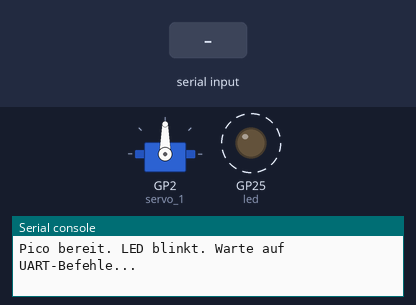
Bench run of a program on a simulated Raspberry Pi Pico running MicroPython. Parts: servo, output pins drawn as LEDs (lit = HIGH), the last lines printed to the serial console. Dashed ring = blinking. Inputs (shaded band) come from the test bench. Files the program writes start out absent; servo angles are drawn from the pulse width (0.5 ms = 0°, 2.5 ms = 180°); files that are not in the repository are absent.

Above: at 1.2 s.
1.3 s: "ServoLinksDrehen_1\n" received over the second serial link
At 4.0 s:
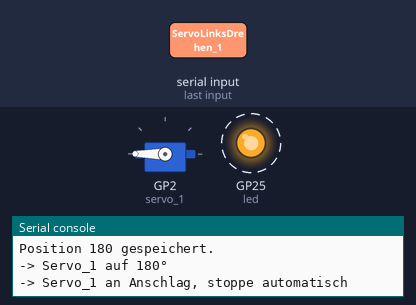
4.3 s: "ServoRechtsDrehen_1\n" received over the second serial link
At 4.69 s:
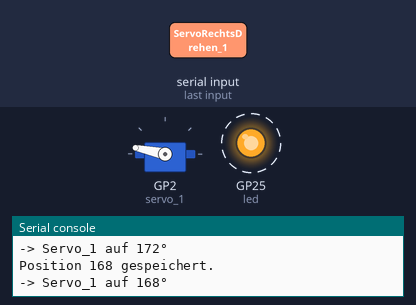
7.3 s: "ServoStopp_1\n" received over the second serial link
At 9.2 s:
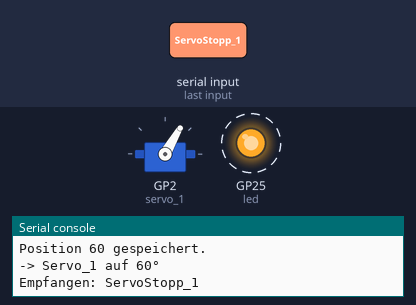
10.3 s: "ServoRechtsDrehen_1\n" received over the second serial link
At 12.4 s:
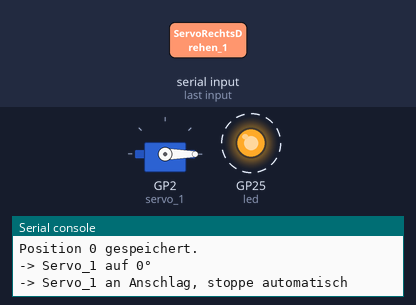
13.3 s: "Grundstellungsfahrt\n" received over the second serial link
At 14.26 s:
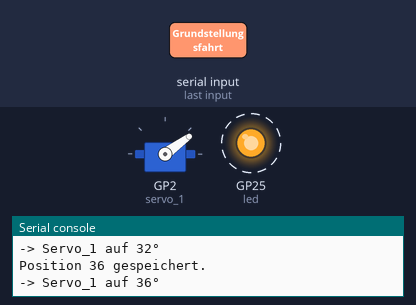
Timing chart, 0 to 17.3 s (numbered marks = the images above; inputs shaded):
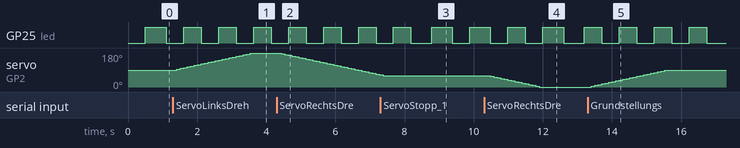

Measured:
- after the input at 1.3 s, servo on GP2 (servo_1): moves from 90° to 180° over 2.2 s, starting after 0.11 s
- after the input at 4.3 s, servo on GP2 (servo_1): moves from 180° to 64° over 2.8 s, starting after 0.14 s
- after the input at 7.3 s, servo on GP2 (servo_1): goes on until 7.4 s, then stays 60°
- after the input at 10.3 s, servo on GP2 (servo_1): moves from 60° to 0° over 1.4 s, starting after 0.18 s
- after the input at 13.3 s, servo on GP2 (servo_1): moves from 0° to 90° over 2.2 s, starting after 0.11 s
- by itself, GP25 (led): alternates HIGH for 0.51 s and LOW for 0.51 s

The program:

PICO_main.py
```python
###################################################################
#---File-Informationen--------------------------------------------#
###################################################################
# File Name: Pico_Servosteuerung.py
# Projekt: Mechatronisches Projekt
# Gruppe: Johann Spielvogel, Tim Richer, Jennifer Gastgeb, Pascal Roskamp
# Semester: 6
# Hochschule Esslingen


#####################################################
#---Allgemeines-------------------------------------#
#####################################################

#----------------------------------------------Aenderungsverzeichnis-------------------------------------------------------------
#                          Aenderung                                                  //   Datum          //      Name
# Erstellung des Skripts                                                              // 05.04.2025       // Johann Spielvogel
# Erweiterung um Servo_2 und Servo_3                                                  // 10.04.2025       // Johann Spielvogel
# Anpassung der MQTT Nachrichten                                                      // 13.04.2025       // Johann Spielvogel
# Erweiterung eines Puffers für UART-Nachrichten                                      // 23.04.2025       // Johann Spielvogel
# Speichern der letzten Position ein einzelnen Text-Files                             // 23.04.2025       // Johann Spielvogel
# Kommunikation ueber Gamepad erweitert                                               // 24.04.2025       // Johann Spielvogel
#
#
#
#


#########################################################################
#---Import--------------------------------------------------------------#
#########################################################################
from machine import UART, Pin, PWM
import time


#####################################################
#---UART Deklaration--------------------------------#
#####################################################
# UART0: RX = GP1 (Empfang)
uart = UART(0, baudrate=9600, tx=Pin(0), rx=Pin(1))


#####################################################
#---Servo Konfiguration-----------------------------#
#####################################################
#Servo_1---------------------------------------------
servo_1 = PWM(Pin(2))
servo_1.freq(50)

#Servo_2---------------------------------------------
#servo_2 = PWM(Pin(XXX))
#servo_2.freq(50)

#Servo_3---------------------------------------------
#servo_3 = PWM(Pin(XXX))
#servo_3.freq(50)


#####################################################
#---Servo Funktionen--------------------------------#
#####################################################
#Servo_1---------------------------------------------
# Funktion zum Speichern der Servo-Position in eine Datei
def save_servo_1_position(angle):
    try:
        with open("Servo_1_pos.txt", "w") as f:
            f.write(str(angle))  # Schreibe die Position in die Datei
        print(f"Position {angle} gespeichert.")
    except Exception as e:
        print(f"Fehler beim Speichern der Position: {e}")

# Funktion zum Setzen der Servo-Position
def set_servo_1_angle(angle):
    global servo_1_angle
    angle = max(0, min(180, angle))  # Begrenzung auf 0–180
    duty_ns = int(500_000 + (angle / 180) * 2000_000)
    servo_1.duty_ns(duty_ns)
    servo_1_angle = angle
    save_servo_1_position(angle)  # Speichere die neue Position
    print(f"-> Servo_1 auf {servo_1_angle}°")

# Funktion zum Laden der gespeicherten Servo-Position
def load_servo_1_position():
    try:
        with open("Servo_1_pos.txt", "r") as f:
            return int(f.read())  # Gibt die gespeicherte Position zurück
    except:
        print("Keine gespeicherte Position gefunden. Setze auf 90°.")
        return 90  # Wenn keine Position vorhanden ist, starte bei 90°

# Setze Servo auf Position OHNE Speicherung
def move_servo_1_without_saving(angle):
    global servo_1_angle
    angle = max(0, min(180, angle))  # Begrenzung auf gültigen Bereich
    duty_ns = int(500_000 + (angle / 180) * 2000_000)
    servo_1.duty_ns(duty_ns)
    servo_1_angle = angle
    print(f"-> Servo_1 initialisiert auf {servo_1_angle}° (ohne Speichern)")

# Lade letzte gespeicherte Position
servo_1_angle = load_servo_1_position()
print(f"Letzte gespeicherte Position: {servo_1_angle}°")

# Nur PWM aktivieren – Servo bleibt auf letzter Position steht
move_servo_1_without_saving(servo_1_angle)

servo_1_mode = "stop"  # "links", "rechts", "stop"
servo_1_step = 4       # Schrittweite in Grad; default: 2
servo_1_delay = 70     # Zeit in ms zwischen Schritten; default: 100
last_servo_1_move = time.ticks_ms()
servo_1_target_angle = None  # Zielwinkel, falls vorhanden

#Servo_2---------------------------------------------
# Funktion zum Speichern der Servo-Position in eine Datei
# def save_servo_2_position(angle):
#     try:
#         with open("Servo_2_pos.txt", "w") as f:
#             f.write(str(angle))  # Schreibe die Position in die Datei
#         print(f"Position {angle} gespeichert.")
#     except Exception as e:
#         print(f"Fehler beim Speichern der Position: {e}")
#
# Funktion zum Setzen der Servo-Position
# def set_servo_2_angle(angle):
#     global servo_2_angle
#     angle = max(0, min(180, angle))  # Begrenzung auf 0–180
#     duty_ns = int(500_000 + (angle / 180) * 2000_000)
#     servo_2.duty_ns(duty_ns)
#     servo_2_angle = angle
#     save_servo_2_position(angle)  # Speichere die neue Position
#     print(f"-> Servo_2 auf {servo_2_angle}°")
#
# # Funktion zum Laden der gespeicherten Servo-Position
# def load_servo_2_position():
#     try:
#         with open("Servo_2_pos.txt", "r") as f:
#             return int(f.read())  # Gibt die gespeicherte Position zurück
#     except:
#         print("Keine gespeicherte Position gefunden. Setze auf 90°.")
#         return 90  # Wenn keine Position vorhanden ist, starte bei 90°
#
# # Setze Servo auf Position OHNE Speicherung
# def move_servo_2_without_saving(angle):
#     global servo_2_angle
#     angle = max(0, min(180, angle))  # Begrenzung auf gültigen Bereich
#     duty_ns = int(500_000 + (angle / 180) * 2000_000)
#     servo_2.duty_ns(duty_ns)
#     servo_2_angle = angle
#     print(f"-> Servo_2 initialisiert auf {servo_2_angle}° (ohne Speichern)")
#
# # Lade letzte gespeicherte Position
# servo_2_angle = load_servo_2_position()
# print(f"Letzte gespeicherte Position: {servo_2_angle}°")
#
# # Nur PWM aktivieren – Servo bleibt auf letzter Position steht
# move_servo_2_without_saving(servo_2_angle)
#
#servo_2_mode = "stop"  # "links", "rechts", "stop"
#servo_2_step = 4       # Schrittweite in Grad
#servo_2_delay = 70     # Zeit in ms zwischen Schritten; default:100
#last_servo_2_move = time.ticks_ms()


#Servo_3---------------------------------------------
# # Funktion zum Speichern der Servo-Position in eine Datei
# def save_servo_3_position(angle):
#     try:
#         with open("Servo_3_pos.txt", "w") as f:
#             f.write(str(angle))  # Schreibe die Position in die Datei
#         print(f"Position {angle} gespeichert.")
#     except Exception as e:
#         print(f"Fehler beim Speichern der Position: {e}")
#
# # Funktion zum Setzen der Servo-Position
# def set_servo_3_angle(angle):
#     global servo_3_angle
#     angle = max(0, min(180, angle))  # Begrenzung auf 0–180
#     duty_ns = int(500_000 + (angle / 180) * 2000_000)
#     servo_3.duty_ns(duty_ns)
#     servo_3_angle = angle
#     save_servo_3_position(angle)  # Speichere die neue Position
#     print(f"-> Servo_3 auf {servo_3_angle}°")
#
# # Funktion zum Laden der gespeicherten Servo-Position
# def load_servo_3_position():
#     try:
#         with open("Servo_3_pos.txt", "r") as f:
#             return int(f.read())  # Gibt die gespeicherte Position zurück
#     except:
#         print("Keine gespeicherte Position gefunden. Setze auf 90°.")
#         return 90  # Wenn keine Position vorhanden ist, starte bei 90°
#
# # Setze Servo auf Position OHNE Speicherung
# def move_servo_3_without_saving(angle):
#     global servo_3_angle
#     angle = max(0, min(180, angle))  # Begrenzung auf gültigen Bereich
#     duty_ns = int(500_000 + (angle / 180) * 2000_000)
#     servo_3.duty_ns(duty_ns)
#     servo_3_angle = angle
#     print(f"-> Servo_3 initialisiert auf {servo_3_angle}° (ohne Speichern)")
#
# # Lade letzte gespeicherte Position
# servo_3_angle = load_servo_3_position()
# print(f"Letzte gespeicherte Position: {servo_3_angle}°")
#
# # Nur PWM aktivieren – Servo bleibt auf letzter Position steht
# move_servo_3_without_saving(servo_3_angle)
#
#servo_3_mode = "stop"  # "links", "rechts", "stop"
#servo_3_step = 4       # Schrittweite in Grad
#servo_3_delay = 70     # Zeit in ms zwischen Schritten; default:100
#last_servo_3_move = time.ticks_ms()


#Allgemein: Servos 1-3
def adjust_servo_angle(servo_number, delta):
    if servo_number == 1:
        global servo_1_target_angle
        servo_1_target_angle = max(0, min(180, servo_1_angle + delta))
    #elif servo_number == 2:
        #global servo_2_target_angle
        #servo_2_target_angle = max(0, min(180, servo_2_angle + delta))
    #elif servo_number == 3:
        #global servo_3_target_angle
        #servo_3_target_angle = max(0, min(180, servo_3_angle + delta))


#####################################################
#---Onboard LED-------------------------------------#
#####################################################
led = Pin(25, Pin.OUT)

# Fuer LED-Blink-Timing
last_blink_time = time.ticks_ms()
led_state = False
blink_interval = 500  # Millisekunden


#####################################################
#---Hauptgrogramm-----------------------------------#
#####################################################
print("Pico bereit. LED blinkt. Warte auf UART-Befehle...")
while True:

    # Servo-1 Bewegung nach Modus
    if servo_1_mode != "stop":
        now = time.ticks_ms()
        if time.ticks_diff(now, last_servo_1_move) > servo_1_delay:
            if servo_1_mode == "links" and servo_1_angle < 180:
                set_servo_1_angle(servo_1_angle + servo_1_step)
            elif servo_1_mode == "rechts" and servo_1_angle > 0:
                set_servo_1_angle(servo_1_angle - servo_1_step)
            else:
                print("-> Servo_1 an Anschlag, stoppe automatisch")
                servo_1_mode = "stop"
            last_servo_1_move = now

    # Servo-2 Bewegung nach Modus
    #if servo_2_mode != "stop":
        #now = time.ticks_ms()
        #if time.ticks_diff(now, last_servo_2_move) > servo_2_delay:
            #if servo_2_mode == "links" and servo_2_angle < 180:
                #set_servo_22_angle(servo_2_angle + servo_2_step)
            #elif servo_2_mode == "rechts" and servo_2_angle > 0:
                #set_servo_2_angle(servo_2_angle - servo_2_step)
            #else:
                #print("-> Servo_2 an Anschlag, stoppe automatisch")
                #servo_2_mode = "stop"
            #last_servo_2_move = now

    # Servo-3 Bewegung nach Modus
    #if servo_3_mode != "stop":
        #now = time.ticks_ms()
        #if time.ticks_diff(now, last_servo_3_move) > servo_3_delay:
            #if servo_3_mode == "links" and servo_3_angle < 180:
                #set_servo_3_angle(servo_3_angle + servo_3_step)
            #elif servo_3_mode == "rechts" and servo_3_angle > 0:
                #set_servo_3_angle(servo_3_angle - servo_3_step)
            #else:
                #print("-> Servo_3 an Anschlag, stoppe automatisch")
                #servo_3_mode = "stop"
            #last_servo_3_move = now

    # LED-Blinken
    current_time = time.ticks_ms()
    if time.ticks_diff(current_time, last_blink_time) > blink_interval:
        led_state = not led_state
        led.value(led_state)
        last_blink_time = current_time


    # Servo-1: Grundstellungsfahrt
    if servo_1_target_angle is not None and servo_1_angle != servo_1_target_angle:
        now = time.ticks_ms()
        if time.ticks_diff(now, last_servo_1_move) > servo_1_delay:
            if servo_1_angle < servo_1_target_angle:
                set_servo_1_angle(min(servo_1_target_angle, servo_1_angle + servo_1_step))
            elif servo_1_angle > servo_1_target_angle:
                set_servo_1_angle(max(servo_1_target_angle, servo_1_angle - servo_1_step))
            else:
                pass  # eigentlich nie erreicht
            last_servo_1_move = now
    elif servo_1_target_angle is not None and servo_1_angle == servo_1_target_angle:
        print("-> Servo_1 Grundstellung erreicht.")
        servo_1_target_angle = None
        servo_1_mode = "stop"

    # Servo-2: Grundstellungsfahrt
#     if servo_2_target_angle is not None and servo_2_angle != servo_2_target_angle:
#         now = time.ticks_ms()
#         if time.ticks_diff(now, last_servo_2_move) > servo_2_delay:
#             if servo_2_angle < servo_2_target_angle:
#                 set_servo_2_angle(min(servo_2_target_angle, servo_2_angle + servo_2_step))
#             elif servo_2_angle > servo_2_target_angle:
#                 set_servo_2_angle(max(servo_2_target_angle, servo_2_angle - servo_2_step))
#             else:
#                 pass  # eigentlich nie erreicht
#             last_servo_2_move = now
#     elif servo_2_target_angle is not None and servo_2_angle == servo_2_target_angle:
#         print("-> Servo_2 Grundstellung erreicht.")
#         servo_2_target_angle = None
#         servo_2_mode = "stop"

    # Servo-3: Grundstellungsfahrt
#     if servo_3_target_angle is not None and servo_3_angle != servo_3_target_angle:
#         now = time.ticks_ms()
#         if time.ticks_diff(now, last_servo_3_move) > servo_3_delay:
#             if servo_3_angle < servo_3_target_angle:
#                 set_servo_3_angle(min(servo_3_target_angle, servo_3_angle + servo_3_step))
#             elif servo_3_angle > servo_3_target_angle:
#                 set_servo_3_angle(max(servo_3_target_angle, servo_3_angle - servo_3_step))
#             else:
#                 pass  # eigentlich nie erreicht
#             last_servo_3_move = now
#     elif servo_3_target_angle is not None and servo_3_angle == servo_3_target_angle:
#         print("-> Servo_3 Grundstellung erreicht.")
#         servo_3_target_angle = None
#         servo_3_mode = "stop"


    # UART0
    uart_buffer = ""
    while uart.any():
        char = uart.read(1)
        if char:
            uart_buffer += char.decode('utf-8')

            if '\n' in uart_buffer:
                lines = uart_buffer.split('\n')
                for line in lines[:-1]:
                    msg = line.strip()
                    print("Empfangen:", msg)

                    # Servo_1
                    if msg == 'ServoLinksDrehen_1':
                        servo_1_mode = "links"

                    elif msg == 'ServoRechtsDrehen_1':
                        servo_1_mode = "rechts"

                    elif msg == 'ServoStopp_1':
                        servo_1_mode = "stop"

                    # Servo_2
                    #if msg == 'ServoLinksDrehen_2':
                        #servo_2_mode = "links"

                    #elif msg == 'ServoRechtsDrehen_2':
                        #servo_2_mode = "rechts"

                    #elif msg == 'ServoStopp_2':
                        #servo_2_mode = "stop"

                    # Servo_3
                    #if msg == 'ServoLinksDrehen_3':
                        #servo_3_mode = "links"

                    #elif msg == 'ServoRechtsDrehen_3':
                        #servo_3_mode = "rechts"

                    #elif msg == 'ServoStopp_3':
                        #servo_3_mode = "stop"

                    # Grundstellungsfahrt
                    elif msg == 'Grundstellungsfahrt':
                        print("Starte Grundstellungsfahrt...")
                        servo_1_target_angle = 90  # Zielwinkel
                        servo_1_mode = "stop"  # Damit nicht gleichzeitig 'links' oder 'rechts' aktiv ist

                        #servo_2_target_angle = 90  # Zielwinkel
                        #servo_2_mode = "stop"  # Damit nicht gleichzeitig 'links' oder 'rechts' aktiv ist

                        #servo_3_target_angle = 90  # Zielwinkel
                        #servo_3_mode = "stop"  # Damit nicht gleichzeitig 'links' oder 'rechts' aktiv ist

                        print("Grundstellung erreicht.")


                    #Steuerkreuz Gamepad
                    elif msg == 'ausfahren_Gamepad':
                        print("-> AUSFAHREN via Gamepad")
                        #adjust_servo_angle(1, 10)--Nicht benoetigt
                        #adjust_servo_angle(2, 10)
                        #adjust_servo_angle(3, 10)

                    elif msg == 'einfahren_Gamepad':
                        print("-> EINFHAREN via Gamepad")
                        #adjust_servo_angle(1, -10)--Nicht benoetigt
                        #adjust_servo_angle(2, -10)
                        #adjust_servo_angle(3, -10)

                    elif msg == 'hoch_Gamepad':
                        print("-> HOCH via Gamepad")
                        #adjust_servo_angle(2, -10)--Nicht benoetigt
                        #adjust_servo_angle(3, +10)

                    elif msg == 'runter_Gamepad':
                        print("-> RUNTER via Gamepad")
                        #adjust_servo_angle(2, +10)--Nicht benoetigt
                        #adjust_servo_angle(3, -10)


                uart_buffer = lines[-1]  # Übriggebliebener Text bleibt im Buffer


    time.sleep_ms(100)
#----------------------------------------FILE ENDE--------------------------------------------
```
